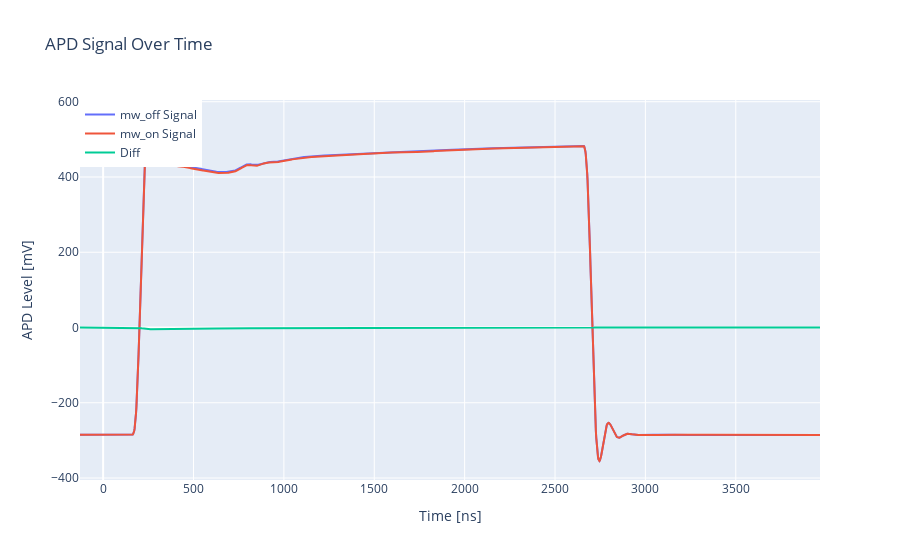

Notebook code for this chart:
### Code cell
import plotly.graph_objects as go
import numpy as np

# Create time array
tt = np.arange(-pretrig_size * hcf.SIDIG_timebase, posttrig_size * hcf.SIDIG_timebase, hcf.SIDIG_timebase)

# Create figure
fig = go.Figure()

# Add traces for dark and bright data
fig.add_trace(go.Scatter(x=tt, y=data_buffer_mw_off * 1000, mode='lines', name='mw_off Signal'))
fig.add_trace(go.Scatter(x=tt, y=data_buffer_mw_on * 1000, mode='lines', name='mw_on Signal'))
fig.add_trace(go.Scatter(x=tt, y=(data_buffer_mw_on-data_buffer_mw_off) * 1000, mode='lines', name='Diff'))


# Customize layout
fig.update_layout(
    title="APD Signal Over Time",
    xaxis_title="Time [ns]",
    yaxis_title="APD Level [mV]",
    # template="plotly_mw_off",
    legend=dict(x=0, y=1)  # Adjust legend position
)

# Show plot
fig.show()

### Figure 1 — Plotly figure (JSON) as saved in the notebook; plotly's stock layout.template omitted (floating-point values rounded to 4 significant figures; data arrays with more than 128 entries replaced by an {"elided": "..."} marker saying what was removed)
{"data": [{"mode": "lines", "name": "mw_off Signal", "type": "scatter", "x": {"elided": "2048 int values"}, "y": {"elided": "2048 float values"}}, {"mode": "lines", "name": "mw_on Signal", "type": "scatter", "x": {"elided": "2048 int values"}, "y": {"elided": "2048 float values"}}, {"mode": "lines", "name": "Diff", "type": "scatter", "x": {"elided": "2048 int values"}, "y": {"elided": "2048 float values"}}], "layout": {"legend": {"x": 0, "y": 1}, "title": {"text": "APD Signal Over Time"}, "xaxis": {"title": {"text": "Time [ns]"}}, "yaxis": {"title": {"text": "APD Level [mV]"}}}}
